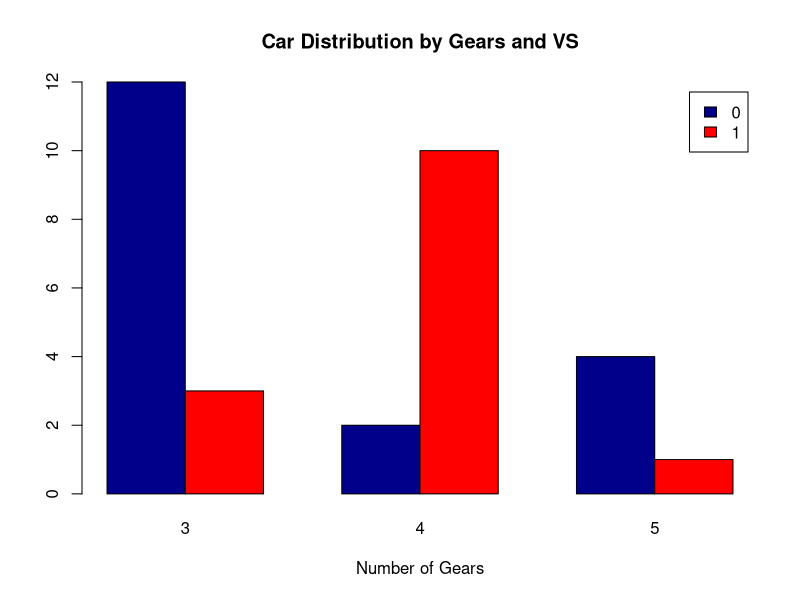

Recreate this plot in R.
#lig <- unique(read.table("/home/dat/Downloads/ligands.txt")[,1]);
#uniqRes <- read.table("/home/dat/Downloads/dataforR_uq.txt",header=T);
#colnames(uniqRes)[1]="LigandName";
#uniqRes$IsActive <- as.numeric(uniqRes$LigandName %in% lig)
#predINTERuq <- prediction(uniqRes$INTER*-1, uniqRes$IsActive)

# Grouped Bar Plot
counts <- table(mtcars$vs, mtcars$gear)
barplot(counts, main="Car Distribution by Gears and VS",
        xlab="Number of Gears", col=c("darkblue","red"),
        legend = rownames(counts), beside=TRUE)


#data1 = read.csv("/home/dat/WORK/DB/DESCRIPTORS/DIG10.2/confgen/DIG10.2_elementsv2_c12b0_SP.csv", na.strings=c(".", "NA", "", "?"))
#data2 = read.csv("/home/dat/WORK/DB/DESCRIPTORS/DIG10.2/confgen/DIG10.2_SIFt_c12b0_SP.csv", na.strings=c(".", "NA", "", "?"))
#data1 = read.csv("/home/dat/WORK/DB/DESCRIPTORS/CASF/CASF14_refined_SIFt_c12b0.csv", na.strings=c(".", "NA", "", "?"))
#data2 = read.csv("/home/dat/WORK/DB/DESCRIPTORS/CASF/CASF14_refined_elementsv2_c12b0.csv", na.strings=c(".", "NA", "", "?"))
#nameIndex1 = length(data1[1,])
#nameIndex2 = length(data2[1,])
#score = read.csv("/home/dat/WORK/DB/DESCRIPTORS/DIG10.2/cs-confgen_all_SP.csv", na.strings=c(".", "NA", "", "?"))
#score = read.csv("/home/dat/WORK/DB/DESCRIPTORS/CASF/CASF14_refined_xscore.csv", na.strings=c(".", "NA", "", "?"))
#mergeData = merge(mergeData12, score, by.x = 1, by.y = 1)